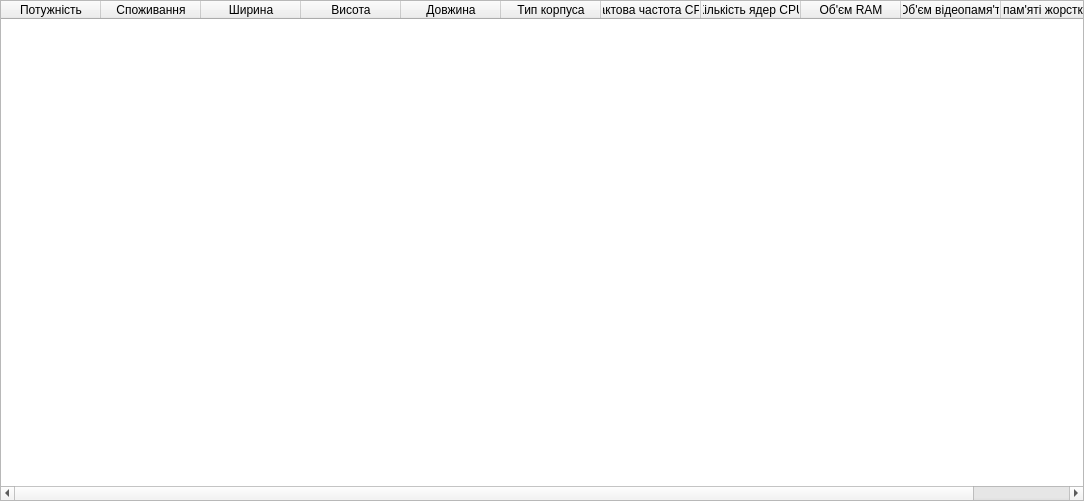
<?xml version="1.0" encoding="UTF-8"?>
<ui version="4.0">
 <class>Specifications</class>
 <widget class="QWidget" name="Specifications">
  <property name="geometry">
   <rect>
    <x>0</x>
    <y>0</y>
    <width>1084</width>
    <height>501</height>
   </rect>
  </property>
  <property name="windowTitle">
   <string>Form</string>
  </property>
  <layout class="QGridLayout" name="gridLayout">
   <property name="leftMargin">
    <number>0</number>
   </property>
   <property name="topMargin">
    <number>0</number>
   </property>
   <property name="rightMargin">
    <number>0</number>
   </property>
   <property name="bottomMargin">
    <number>0</number>
   </property>
   <item row="0" column="0">
    <widget class="QTableWidget" name="tableWidget">
     <column>
      <property name="text">
       <string>Потужність</string>
      </property>
     </column>
     <column>
      <property name="text">
       <string>Споживання</string>
      </property>
     </column>
     <column>
      <property name="text">
       <string>Ширина</string>
      </property>
     </column>
     <column>
      <property name="text">
       <string>Висота</string>
      </property>
     </column>
     <column>
      <property name="text">
       <string>Довжина</string>
      </property>
     </column>
     <column>
      <property name="text">
       <string>Тип корпуса</string>
      </property>
     </column>
     <column>
      <property name="text">
       <string>Тактова частота CPU</string>
      </property>
     </column>
     <column>
      <property name="text">
       <string>Кількість ядер CPU</string>
      </property>
     </column>
     <column>
      <property name="text">
       <string>Об'єм RAM</string>
      </property>
     </column>
     <column>
      <property name="text">
       <string>Об'єм відеопамя'ті</string>
      </property>
     </column>
     <column>
      <property name="text">
       <string>Об'єм пам'яті жорсткого диску</string>
      </property>
     </column>
    </widget>
   </item>
  </layout>
 </widget>
 <resources/>
 <connections/>
</ui>
